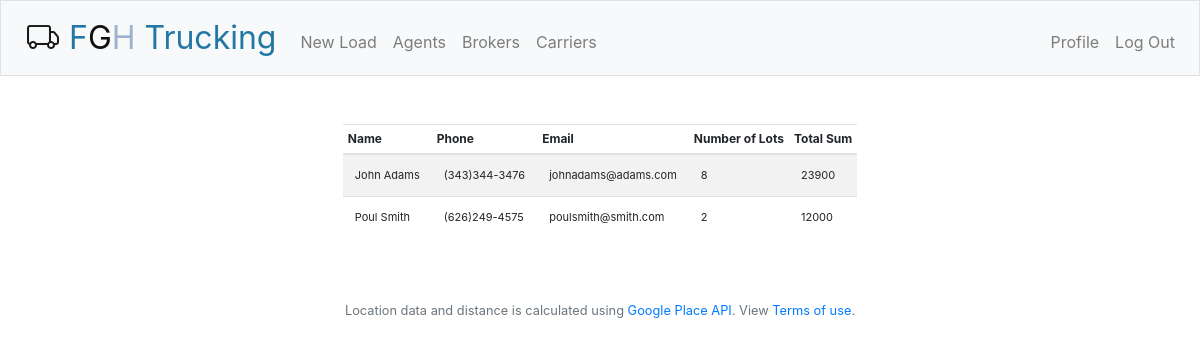
Page /agents (signed in) on the committed database.
### tables this page shows
CREATE TABLE "users"
(
	id INTEGER
		primary key autoincrement,
	username TEXT not null,
	hash TEXT not null,
	firstname varchar(50),
	lastname varchar(50),
	phone varchar(50),
	photo text,
	email varchar(50),
	bio varchar(2000)
);

### app.py (the view)
@app.route("/agents", methods=["GET"])
@login_required
def agents():
    db = sqliteConnection.cursor()
    agents = db.execute(
        """select (firstname || " " || lastname) as name
     , phone
     , email
     , sum(rate)                      as totalsum
     , count(lot_id)                  as totalnum
from users
         join load_board lb on users.id = lb.users_id
group by (firstname || " " || lastname);""").fetchall()
    db.close()
    return render_template("agents.html", agents=agents)

### app.py (called while the page is built)
@app.after_request
def after_request(response):
    response.headers["Cache-Control"] = "no-cache, no-store, must-revalidate"
    response.headers["Expires"] = 0
    response.headers["Pragma"] = "no-cache"
    return response

### helpers.py (called while the page is built)
def login_required(f):
    @wraps(f)
    def decorated_function(*args, **kwargs):
        if session.get("user_id") is None:
            return redirect("/login")
        return f(*args, **kwargs)
    return decorated_function

### templates/agents.html (shortened to what this page needs)
{% extends "layout.html" %}
{% block main %}
    <div class="row justify-content-center">
        <div class="col-auto">
            <table class="table table-responsive table-striped text-xsmall">
                <thead>
                <tr>
                    <th>
                        Name
                    </th>
                    <th>
                        Phone
                    </th>
                    <th>
                        Email
                    </th>
                    <th>
                        Number of Lots
                    </th>
                    <th>
                        Total Sum
                    </th>
                </tr>
                </thead>
                <tbody>
                {% for agent in agents %}
                    <tr>
                        <td>{{ agent["name"] }}</td>
                        <td>{{ agent["phone"] }}</td>
                        <td>{{ agent["email"] }}</td>
                        <td>{{ agent["totalnum"] }}</td>
                        <td>{{ agent["totalsum"] }}</td>
                    </tr>
                {% endfor %}
                </tbody>
            </table>
        </div>
    </div>
{% endblock %}

### static/styles.css (style rules this page uses)
table { text-align: left; }
table thead { font-size: 12px; }
table tbody { font-size: 11px; }
.table thead th { padding: 5px; }

### rows in the picture
users: name "John Adams", phone "(343)344-3476", email "johnadams@adams.com", totalnum "8", totalsum "23900"
users: name "Poul Smith", phone "(626)249-4575", email "poulsmith@smith.com", totalnum "2", totalsum "12000"
